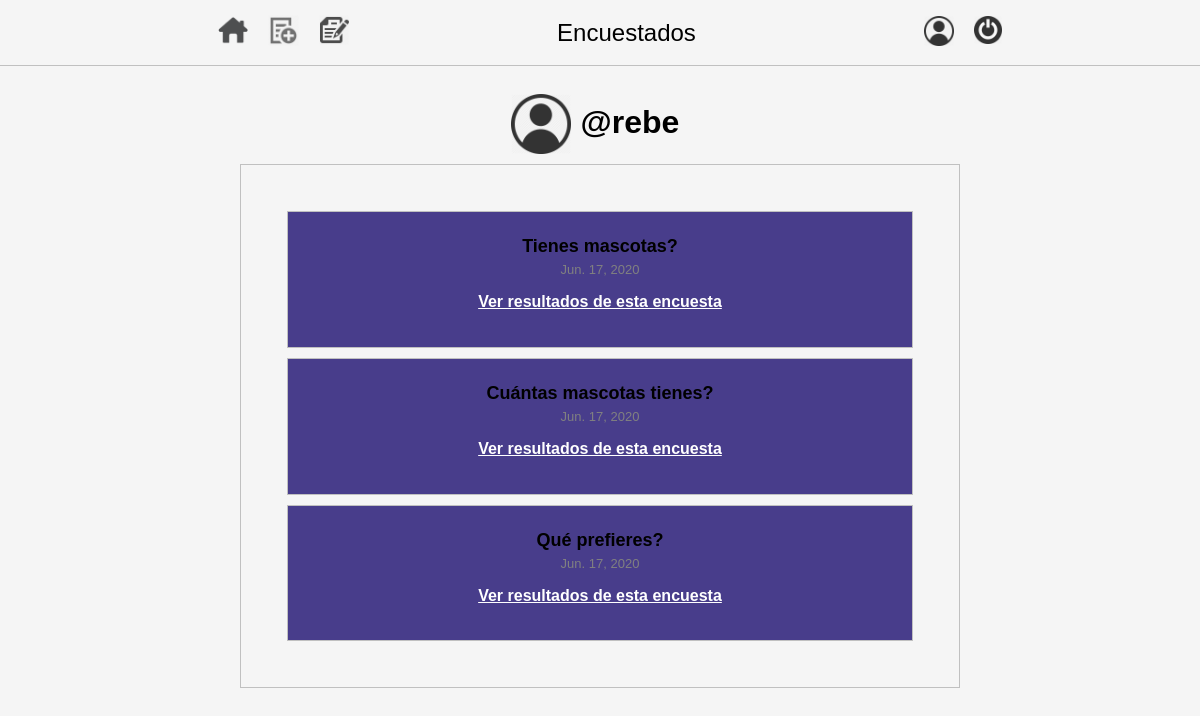
The app's page /users/rebe/profile with its own data.
### polls/models.py (models this page shows, shortened)
class Question(models.Model):
    user = models.ForeignKey(User, on_delete=models.CASCADE)
    question_text = models.CharField(max_length=200)
    pub_date = models.DateField('date published')

### users/views.py (the view)
class ProfileView(generic.DetailView, LoginRequiredMixin):
    template_name = 'users/profile.html'
    slug_field = 'username'
    slug_url_kwarg = 'username'
    queryset = User.objects.all()
    context_object_name = 'user'
    def get_context_data(self,  **kwargs):
        context = super().get_context_data(**kwargs)
        user = self.get_object()
        context['questions'] = Question.objects.filter(user=user).order_by('-pub_date')
        return context

### templates/users/profile.html (shortened to what this page needs)
{% extends 'polls/base.html' %}
{% load static %}
{% block css %}
<link rel="stylesheet" href="{% static 'css/users/profile.css' %}">
{% endblock %}
{% block content %}
<div class="container">
    <div style="display: flex; justify-content: center; margin: 10px;">
        <img src="{% static 'icons/gray-user.png' %}" width="60px">
    <h1 class="title"><strong>@{{user.username}}</strong></h1>
    </div>
    <div class="polls">
        {% if not questions %}
        <p class="question">Sin encuestas para mostrar</p>
        {% else %}
        {% for question in questions %}
        <a href="{% url 'polls:detail' question.pk %}" style="text-decoration: none;">
            <div class="poll">
                <p class="question">{{question.question_text}}</p>
                <p class="date">{{question.pub_date}}</p>
                <a href="{% url 'polls:results' question.id %}" style="text-decoration-color: white;">
                    <p style="text-align: center; color: white; font-family: Arial, Helvetica, sans-serif;">
                        <strong>Ver resultados de esta encuesta</strong>
                    </p>
                </a>
            </div>
        </a>
        {% endfor %}
        {% endif %}
    </div>
</div>
{% endblock %}

### static/css/polls/nav.css (style rules this page uses)
body { background-color: whitesmoke; margin: 0; padding: 0; }
.title { margin: 10px; text-align: center; color: grey; font-family: sans-serif; }

### static/css/users/profile.css (style rules this page uses)
.container { padding: 7% 20%; }
.title { margin: 10px; text-align: center; color: black; font-family: sans-serif; font-weight: lighter; }
.polls { border: 1px solid silver; padding: 5%; }
.poll { margin: 10px; border: 1px solid silver; background-color: darkslateblue; padding: 3%; }
.question { margin: 5px; text-align: center; color: black; font-family: sans-serif; font-size: large; font-weight: bolder; }
.date { margin: 5px; text-align: center; color: gray; font-family: sans-serif; font-size: small; font-weight: lighter; }

### records on screen
Question: question_text "Tienes mascotas?", pub_date "Jun. 17, 2020"
Question: question_text "Cuántas mascotas tienes?", pub_date "Jun. 17, 2020"
Question: question_text "Qué prefieres?", pub_date "Jun. 17, 2020"

### other values on screen
{{ user.username }} "rebe"
